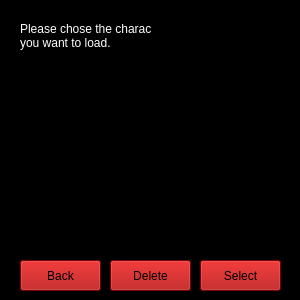
<?xml version="1.0" encoding="UTF-8"?>
<ui version="4.0">
 <class>Form</class>
 <widget class="QWidget" name="Form">
  <property name="geometry">
   <rect>
    <x>0</x>
    <y>0</y>
    <width>300</width>
    <height>300</height>
   </rect>
  </property>
  <property name="windowTitle">
   <string>Form</string>
  </property>
  <property name="styleSheet">
   <string notr="true">background-color: rgb(0, 0, 0);</string>
  </property>
  <widget class="QLabel" name="label">
   <property name="geometry">
    <rect>
     <x>20</x>
     <y>20</y>
     <width>131</width>
     <height>31</height>
    </rect>
   </property>
   <property name="styleSheet">
    <string notr="true">color: rgb(255, 255, 255)</string>
   </property>
   <property name="text">
    <string>Please chose the character
you want to load.</string>
   </property>
  </widget>
  <widget class="QListWidget" name="CharacterList">
   <property name="geometry">
    <rect>
     <x>20</x>
     <y>60</y>
     <width>261</width>
     <height>192</height>
    </rect>
   </property>
   <property name="styleSheet">
    <string notr="true">color: rgb(255, 255, 255);</string>
   </property>
  </widget>
  <widget class="QPushButton" name="Select">
   <property name="geometry">
    <rect>
     <x>200</x>
     <y>260</y>
     <width>81</width>
     <height>31</height>
    </rect>
   </property>
   <property name="styleSheet">
    <string notr="true">background-color: rgb(170, 0, 0);</string>
   </property>
   <property name="text">
    <string>Select</string>
   </property>
  </widget>
  <widget class="QPushButton" name="Back">
   <property name="geometry">
    <rect>
     <x>20</x>
     <y>260</y>
     <width>81</width>
     <height>31</height>
    </rect>
   </property>
   <property name="styleSheet">
    <string notr="true">background-color: rgb(170, 0, 0);</string>
   </property>
   <property name="text">
    <string>Back</string>
   </property>
  </widget>
  <widget class="QPushButton" name="Delete">
   <property name="geometry">
    <rect>
     <x>110</x>
     <y>260</y>
     <width>81</width>
     <height>31</height>
    </rect>
   </property>
   <property name="styleSheet">
    <string notr="true">background-color: rgb(170, 0, 0);</string>
   </property>
   <property name="text">
    <string>Delete</string>
   </property>
  </widget>
 </widget>
 <resources/>
 <connections/>
</ui>
